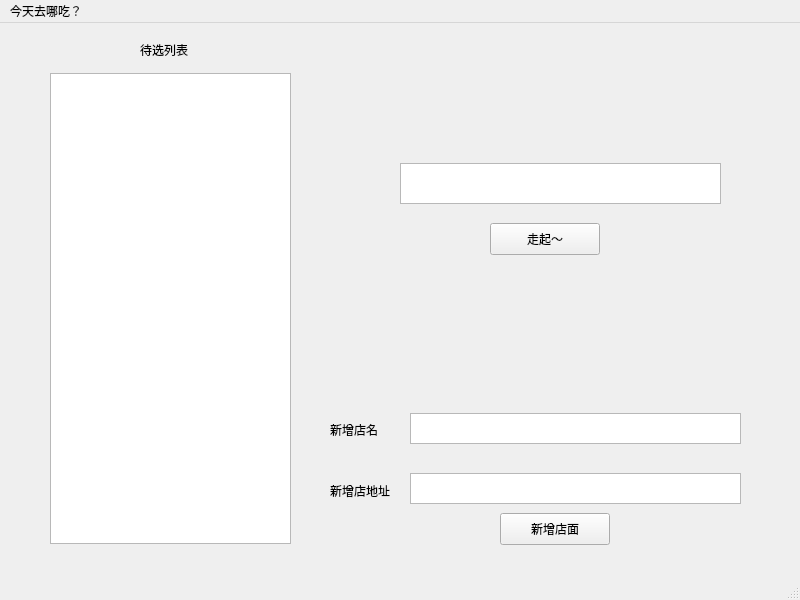
<?xml version="1.0" encoding="UTF-8"?>
<ui version="4.0">
 <class>MainWindow</class>
 <widget class="QMainWindow" name="MainWindow">
  <property name="geometry">
   <rect>
    <x>0</x>
    <y>0</y>
    <width>800</width>
    <height>600</height>
   </rect>
  </property>
  <property name="windowTitle">
   <string>MainWindow</string>
  </property>
  <widget class="QWidget" name="centralwidget">
   <widget class="QTextBrowser" name="resultBrowser">
    <property name="geometry">
     <rect>
      <x>400</x>
      <y>140</y>
      <width>321</width>
      <height>41</height>
     </rect>
    </property>
   </widget>
   <widget class="QPushButton" name="pushButton">
    <property name="geometry">
     <rect>
      <x>490</x>
      <y>200</y>
      <width>110</width>
      <height>32</height>
     </rect>
    </property>
    <property name="text">
     <string>走起～</string>
    </property>
   </widget>
   <widget class="QTextBrowser" name="StoreListView">
    <property name="geometry">
     <rect>
      <x>50</x>
      <y>50</y>
      <width>241</width>
      <height>471</height>
     </rect>
    </property>
   </widget>
   <widget class="QLabel" name="label">
    <property name="geometry">
     <rect>
      <x>140</x>
      <y>20</y>
      <width>56</width>
      <height>13</height>
     </rect>
    </property>
    <property name="text">
     <string>待选列表</string>
    </property>
   </widget>
   <widget class="QPushButton" name="pushButton_2">
    <property name="geometry">
     <rect>
      <x>500</x>
      <y>490</y>
      <width>110</width>
      <height>32</height>
     </rect>
    </property>
    <property name="text">
     <string>新增店面</string>
    </property>
   </widget>
   <widget class="QTextEdit" name="newst">
    <property name="geometry">
     <rect>
      <x>410</x>
      <y>390</y>
      <width>331</width>
      <height>31</height>
     </rect>
    </property>
   </widget>
   <widget class="QTextEdit" name="newadd">
    <property name="geometry">
     <rect>
      <x>410</x>
      <y>450</y>
      <width>331</width>
      <height>31</height>
     </rect>
    </property>
   </widget>
   <widget class="QLabel" name="label_2">
    <property name="geometry">
     <rect>
      <x>330</x>
      <y>400</y>
      <width>56</width>
      <height>13</height>
     </rect>
    </property>
    <property name="text">
     <string>新增店名</string>
    </property>
   </widget>
   <widget class="QLabel" name="label_3">
    <property name="geometry">
     <rect>
      <x>330</x>
      <y>460</y>
      <width>71</width>
      <height>16</height>
     </rect>
    </property>
    <property name="text">
     <string>新增店地址</string>
    </property>
   </widget>
  </widget>
  <widget class="QMenuBar" name="menubar">
   <property name="geometry">
    <rect>
     <x>0</x>
     <y>0</y>
     <width>800</width>
     <height>22</height>
    </rect>
   </property>
   <widget class="QMenu" name="menuSss">
    <property name="title">
     <string>今天去哪吃？</string>
    </property>
   </widget>
   <addaction name="menuSss"/>
  </widget>
  <widget class="QStatusBar" name="statusbar"/>
 </widget>
 <resources/>
 <connections/>
</ui>
